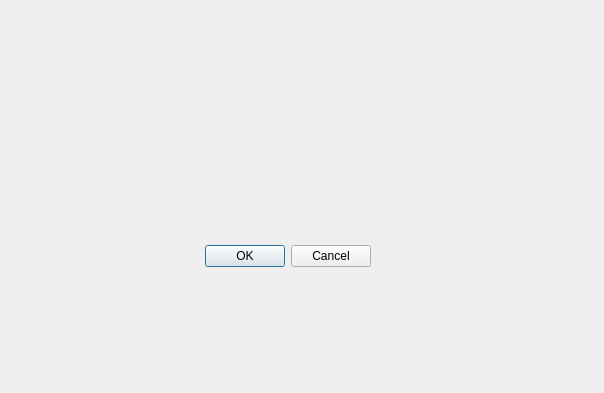
<?xml version="1.0" encoding="UTF-8"?>
<ui version="4.0">
 <class>MainWindow</class>
 <widget class="QDialog" name="MainWindow">
  <property name="geometry">
   <rect>
    <x>0</x>
    <y>0</y>
    <width>604</width>
    <height>393</height>
   </rect>
  </property>
  <property name="windowTitle">
   <string>Dialog</string>
  </property>
  <widget class="QDialogButtonBox" name="buttonBox">
   <property name="geometry">
    <rect>
     <x>30</x>
     <y>240</y>
     <width>341</width>
     <height>32</height>
    </rect>
   </property>
   <property name="orientation">
    <enum>Qt::Horizontal</enum>
   </property>
   <property name="standardButtons">
    <set>QDialogButtonBox::Cancel|QDialogButtonBox::Ok</set>
   </property>
  </widget>
 </widget>
 <resources/>
 <connections>
  <connection>
   <sender>buttonBox</sender>
   <signal>accepted()</signal>
   <receiver>MainWindow</receiver>
   <slot>accept()</slot>
   <hints>
    <hint type="sourcelabel">
     <x>248</x>
     <y>254</y>
    </hint>
    <hint type="destinationlabel">
     <x>157</x>
     <y>274</y>
    </hint>
   </hints>
  </connection>
  <connection>
   <sender>buttonBox</sender>
   <signal>rejected()</signal>
   <receiver>MainWindow</receiver>
   <slot>reject()</slot>
   <hints>
    <hint type="sourcelabel">
     <x>316</x>
     <y>260</y>
    </hint>
    <hint type="destinationlabel">
     <x>286</x>
     <y>274</y>
    </hint>
   </hints>
  </connection>
 </connections>
</ui>
